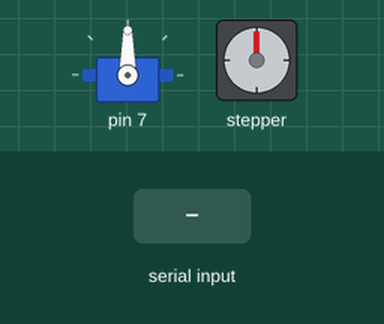
Recording of a sketch running on a simulated Arduino Uno, built with avr-gcc and run on an emulated ATmega328P. Parts: servo, stepper motor. The test bench sets the inputs (shaded band). Stepper angles assume 2048 steps per turn.

Above: at 1.3 s.
1.4 s: "feed\n" received over Serial
At 4.2 s:
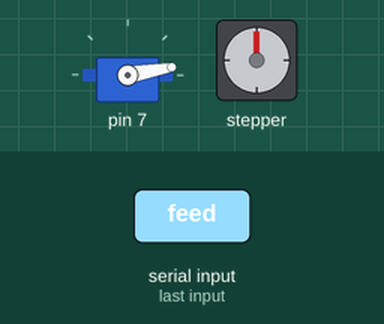
4.4 s: "clean\n" received over Serial
At 4.86 s:
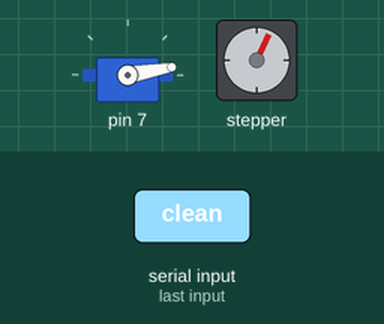
7.4 s: "feed\n" received over Serial
At 9.17 s:
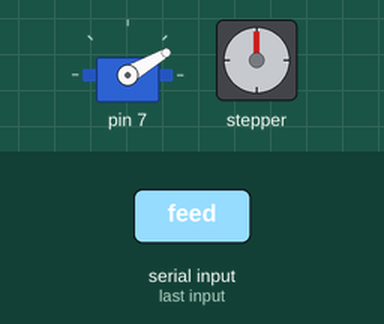
10.4 s: "clean\n" received over Serial
At 11.83 s:
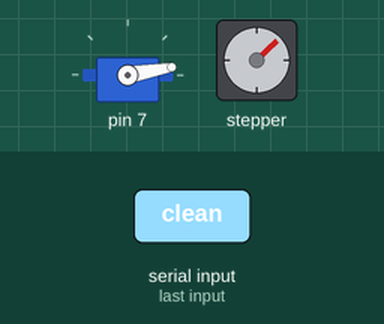
Timing chart, 0 to 16.9 s (numbered marks = the images above; inputs shaded):
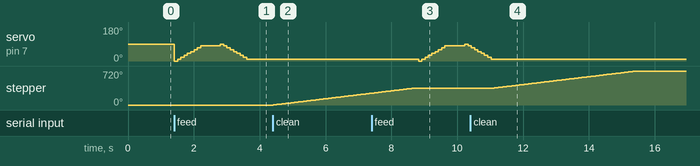

The sketch:

arduino_main.ino
```cpp
#include <Stepper.h>
#include <Servo.h>

uint8_t SERVO_PIN {7U};

const uint16_t step_per_revolution = 2048U;
uint8_t deg = 0;

class Stepper stepping(step_per_revolution, 52, 48, 50, 46);
class Servo servo = Servo();

void setup() {
  Serial.begin(9600U);
  stepping.setSpeed(14L);
  servo.attach(SERVO_PIN);
  delay(100UL);
}

void loop() {
  String str = "0";

  if(Serial.available() > 0)
  {
    str = Serial.readStringUntil('\n');
  }

  if(str.equals("feed"))
  {
    for(;deg < 90; deg += 10) {
    servo.write(deg);
    delay(100UL);
    }

    delay(500UL);

    for(;deg > 0; deg -= 10) {
    servo.write(deg);
    delay(100UL);
    }
  }
  else if(str.equals("clean")) {
    stepping.step(step_per_revolution);
    delay(100UL);
  }
}
```

Measured:
- after the input at 1.4 s, servo on pin 7: 90° → 0° at once, → 10° 0.10 s later, → 20° 0.10 s later, → 30° 0.10 s later, … (18 changes in this stretch)
- after the input at 4.4 s, stepper: keeps turning clockwise at about 84°/s, starting at once
- after the input at 7.4 s, servo on pin 7: 10° → 0° after 1.4 s, → 10° 0.10 s later, → 20° 0.10 s later, → 30° 0.10 s later, … (11 changes in this stretch)
- after the input at 10.4 s, stepper: turns 360° clockwise in 4.3 s, starting after 0.73 s
